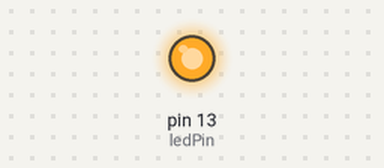
The sketch below on a simulated Arduino Uno, built with avr-gcc and run on an emulated ATmega328P. On the bench: output pins drawn as LEDs (lit = HIGH). What the sketch prints to the serial monitor is not drawn.

Above: at 0.1 s.
Timing chart, 0 to 1.6 s (numbered marks = the images above):
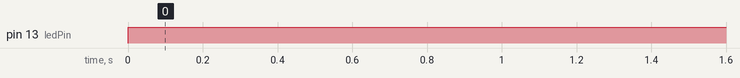

The sketch:

Lesson-1.ino
```cpp
/**************************************
  Lesson 1: Turn on the built-in LED

  Materials
  - 1 arduino (uno)
  - 1 usb cable

**************************************/

int ledPin = LED_BUILTIN; // same as pin 13

void setup() {
  // put your setup code here, which runs once

  // set digital pin as output
  pinMode(ledPin, OUTPUT);

  // start serial communications at 9600 baud
  Serial.begin(9600);

}

void loop() {
  // main program goes here

  digitalWrite(ledPin, HIGH);   // turn the ledPin on
  Serial.println("On");

}
```

Measured:
- by itself, pin 13 (ledPin): LOW → HIGH at 0.00 s
